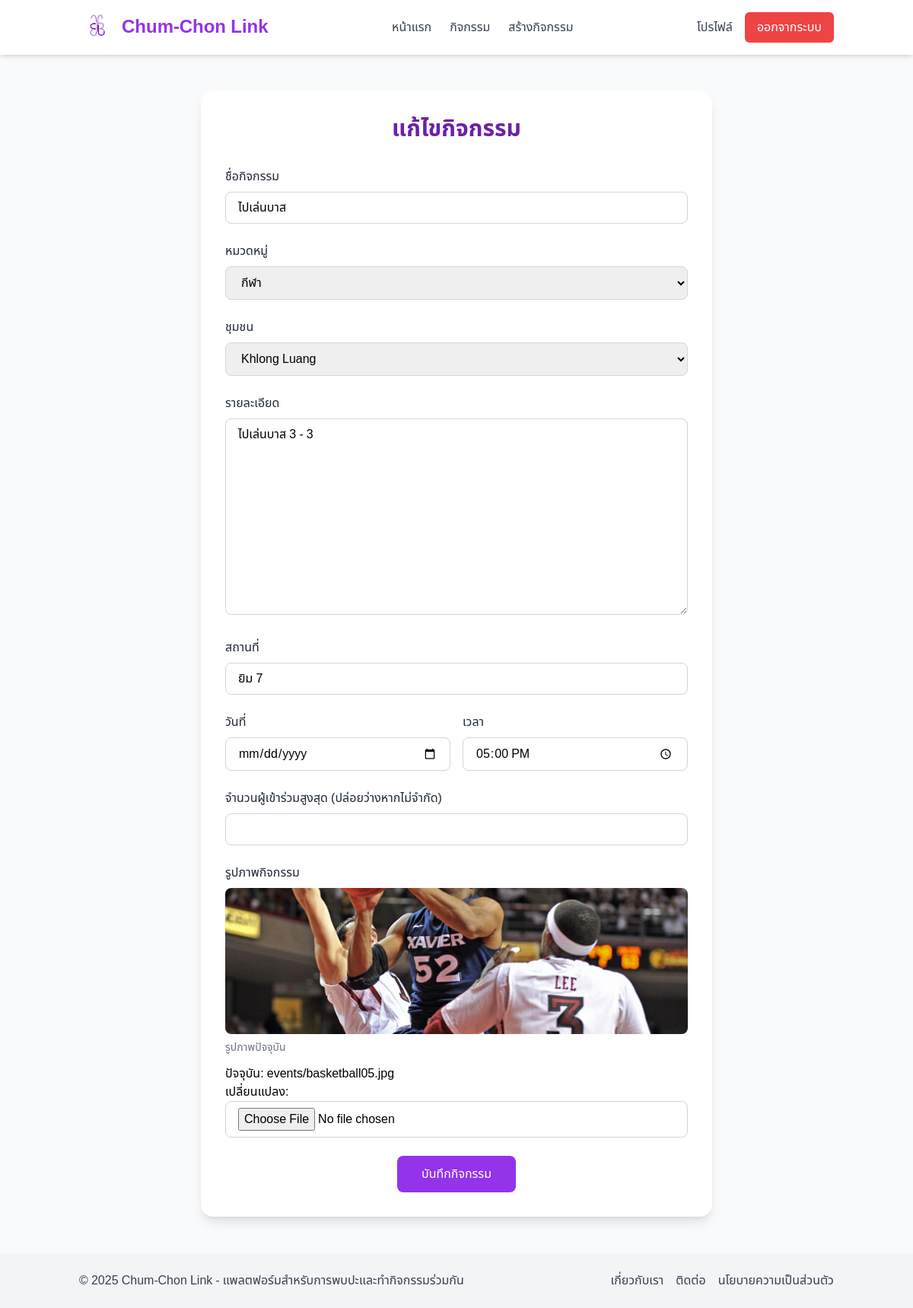
Page /events/3/edit/ (signed in) on the committed database.
### myapp/models.py (models this page shows, shortened)
class Event(models.Model):
    title = models.CharField(max_length=200)
    description = models.TextField()
    location = models.CharField(max_length=200)
    date = models.DateField()
    time = models.TimeField()
    image = models.ImageField(upload_to='events/')
    category = models.ForeignKey(Category, on_delete=models.CASCADE, related_name='events')
    community = models.ForeignKey(Community, on_delete=models.CASCADE, related_name='events', null=True, blank=True)
    organizer = models.ForeignKey(User, on_delete=models.CASCADE, related_name='organized_events')
    max_attendees = models.PositiveIntegerField(null=True, blank=True)
    created_at = models.DateTimeField(auto_now_add=True)

### myapp/views.py (the view, shortened to what this page needs)
# urls.py: path('events/<int:pk>/edit/', views.EventUpdateView.as_view(), name='event_update'),
class EventUpdateView(LoginRequiredMixin, UpdateView):
    model = Event
    form_class = EventForm
    template_name = 'myapp/event_form.html'
    def dispatch(self, request, *args, **kwargs):
        obj = self.get_object()
        if obj.organizer != self.request.user:
            return redirect('event_detail', pk=obj.pk)
        return super().dispatch(request, *args, **kwargs)

### myapp/forms.py
class EventForm(forms.ModelForm):
    class Meta:
        model = Event
        fields = ['title', 'description', 'location', 'date', 'time', 'image', 'category', 'community', 'max_attendees']
        widgets = {
            'date': forms.DateInput(attrs={'type': 'date'}),
            'time': forms.TimeInput(attrs={'type': 'time'}),
        }

### myapp/models.py (called while the page is built)
    def __str__(self):
        return self.name

    def __str__(self):
        return self.name

### myapp/templates/myapp/event_form.html (shortened to what this page needs)
{% extends 'myapp/base.html' %}
{% load widget_tweaks %}
{% block content %}
<section class="py-6">
    <div class="max-w-2xl mx-auto bg-white rounded-2xl shadow-lg p-8">
        <h1 class="text-3xl font-bold text-purple-800 mb-8 text-center">{% if form.instance.id %}แก้ไขกิจกรรม{% else %}สร้างกิจกรรมใหม่{% endif %}</h1>
        <form method="post" enctype="multipart/form-data" class="space-y-6">
            <div>
                <label for="{{ form.title.id_for_label }}" class="block text-gray-800 font-medium mb-2">ชื่อกิจกรรม</label>
                {{ form.title|add_class:"w-full px-4 py-2 border border-gray-300 rounded-lg focus:ring-2 focus:ring-purple-500 focus:outline-none" }}
            </div>
            <div>
                <label for="{{ form.category.id_for_label }}" class="block text-gray-800 font-medium mb-2">หมวดหมู่</label>
                {{ form.category|add_class:"w-full px-4 py-2 border border-gray-300 rounded-lg focus:ring-2 focus:ring-purple-500 focus:outline-none" }}
            </div>
            <div>
                <label for="{{ form.community.id_for_label }}" class="block text-gray-800 font-medium mb-2">ชุมชน</label>
                {{ form.community|add_class:"w-full px-4 py-2 border border-gray-300 rounded-lg focus:ring-2 focus:ring-purple-500 focus:outline-none" }}
            </div>
            <div>
                <label for="{{ form.description.id_for_label }}" class="block text-gray-800 font-medium mb-2">รายละเอียด</label>
                {{ form.description|add_class:"w-full px-4 py-2 border border-gray-300 rounded-lg focus:ring-2 focus:ring-purple-500 focus:outline-none" }}
            </div>
            <div>
                <label for="{{ form.location.id_for_label }}" class="block text-gray-800 font-medium mb-2">สถานที่</label>
                {{ form.location|add_class:"w-full px-4 py-2 border border-gray-300 rounded-lg focus:ring-2 focus:ring-purple-500 focus:outline-none" }}
            </div>
            <div class="grid grid-cols-1 md:grid-cols-2 gap-4">
                <div>
                    <label for="{{ form.date.id_for_label }}" class="block text-gray-800 font-medium mb-2">วันที่</label>
                    {{ form.date|add_class:"w-full px-4 py-2 border border-gray-300 rounded-lg focus:ring-2 focus:ring-purple-500 focus:outline-none" }}
                </div>
                <div>
                    <label for="{{ form.time.id_for_label }}" class="block text-gray-800 font-medium mb-2">เวลา</label>
                    {{ form.time|add_class:"w-full px-4 py-2 border border-gray-300 rounded-lg focus:ring-2 focus:ring-purple-500 focus:outline-none" }}
                </div>
            </div>
            <div>
                <label for="{{ form.max_attendees.id_for_label }}" class="block text-gray-800 font-medium mb-2">จำนวนผู้เข้าร่วมสูงสุด (ปล่อยว่างหากไม่จำกัด)</label>
                {{ form.max_attendees|add_class:"w-full px-4 py-2 border border-gray-300 rounded-lg focus:ring-2 focus:ring-purple-500 focus:outline-none" }}
            </div>
            <div>
                <label for="{{ form.image.id_for_label }}" class="block text-gray-800 font-medium mb-2">รูปภาพกิจกรรม</label>
                {% if form.instance.image %}
                <div class="mb-3">
                    <img src="{{ form.instance.image.url }}" alt="{{ form.instance.title }}" class="h-48 w-full object-cover rounded-lg">
                    <p class="text-sm text-gray-500 mt-2">รูปภาพปัจจุบัน</p>
                </div>
                {% endif %}
                {{ form.image|add_class:"w-full px-4 py-2 border border-gray-300 rounded-lg focus:ring-2 focus:ring-purple-500 focus:outline-none" }}
            </div>
            <div class="flex justify-center">
                <button type="submit" class="bg-purple-600 hover:bg-purple-700 text-white font-medium px-8 py-3 rounded-lg transition">บันทึกกิจกรรม</button>
            </div>
        </form>
    </div>
</section>
{% endblock %}

### myapp/templates/myapp/base.html (style rules this page uses)
body { font-family: 'Noto Sans Thai', sans-serif; }

### rows in the picture
Event: title "ไปเล่นบาส", category "กีฬา", community "Khlong Luang", description "ไปเล่นบาส 3 - 3", location "ยิม 7", time "17:00:00", instance.image (picture)
